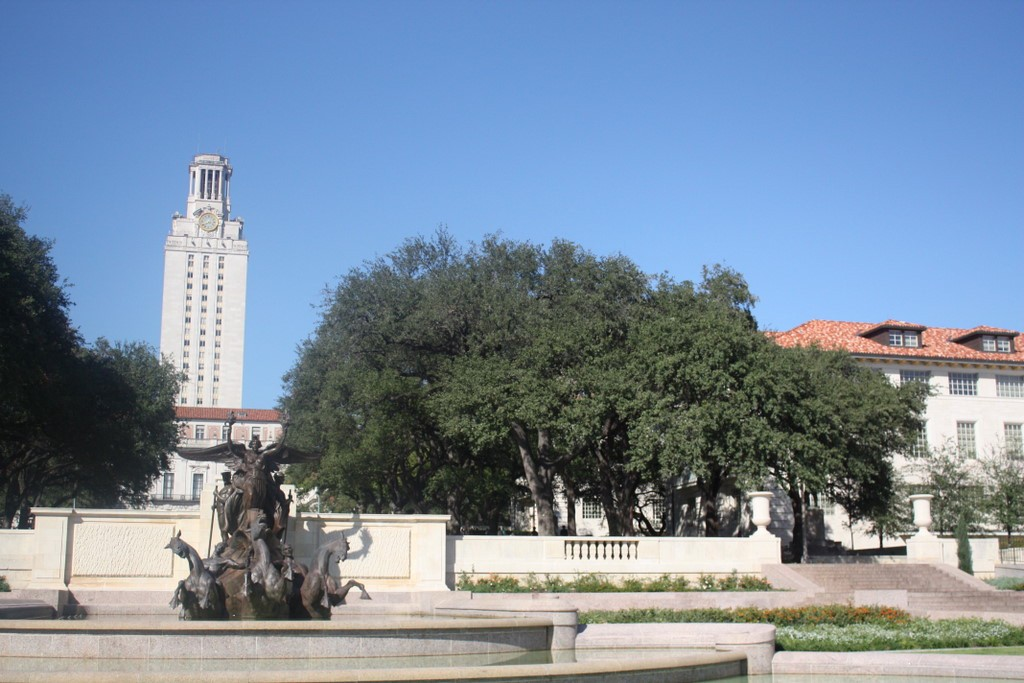
#> input picture cv.assignments_hw4/ex4/3-1.jpeg, 1024 x 683 px
$ python hw4-ex4.py
#> lines starting #> are read from the running program, lines starting #| are printed output that depends on the picture
import numpy as np
import cv2 as cv
import matplotlib.pyplot as plt

def trim(frame):
    #crop top
    if not np.sum(frame[0]):
        return trim(frame[1:])
    #crop bottom
    elif not np.sum(frame[-1]):
        return trim(frame[:-2])
    #crop left
    elif not np.sum(frame[:, 0]):
        return trim(frame[:, 1:])
    #crop right
    elif not np.sum(frame[:, -1]):
        return trim(frame[:, :-2])
    return frame


im1 = cv.imread('3-1.jpeg')
#> im1 is the input picture: shape (683, 1024, 3); mean B, G, R 159.3, 139.8, 122
gray1 = cv.cvtColor(im1, cv.COLOR_BGR2GRAY)
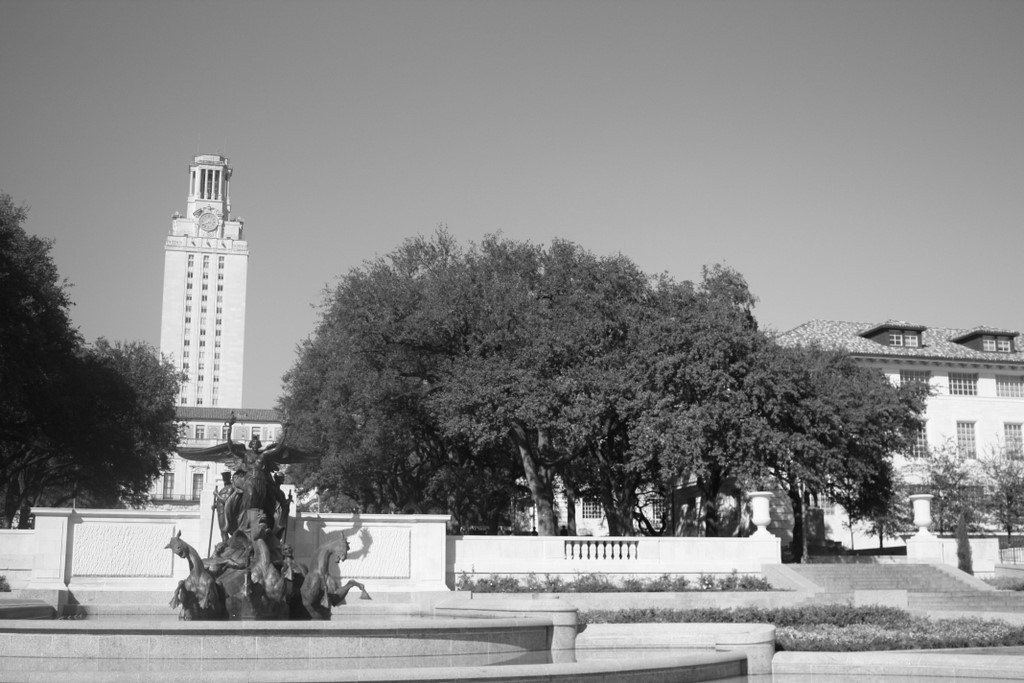
#> gray1: shape (683, 1024); min 3, max 255, mean 136.7
im2 = cv.imread('3-2.jpeg')
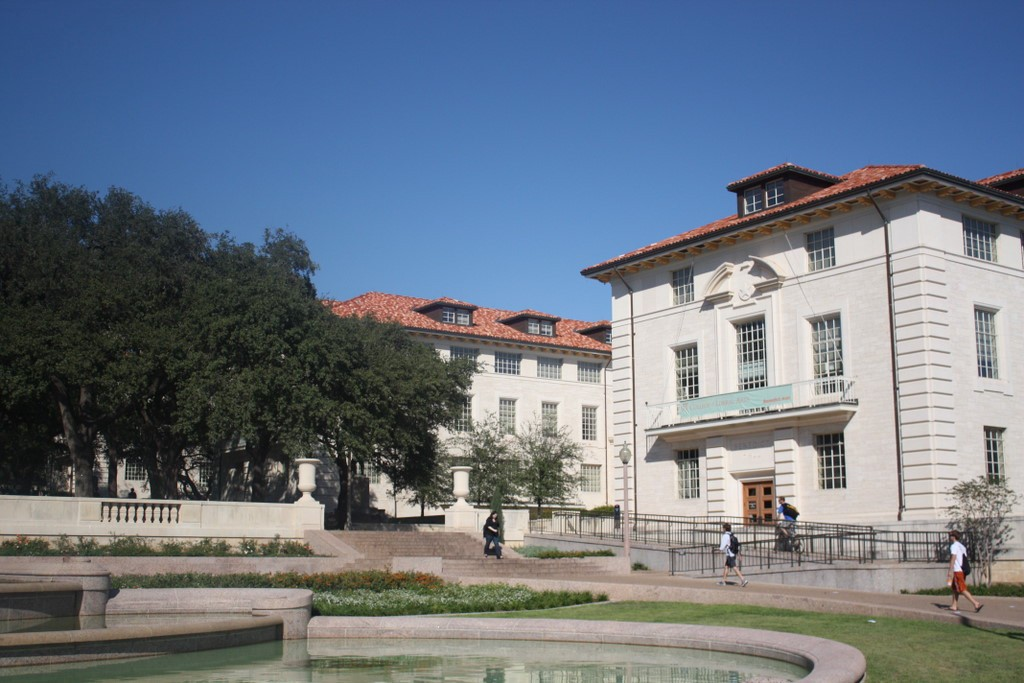
#> input picture cv.assignments_hw4/ex4/3-2.jpeg, 1024 x 683 px
#> im2 is the input picture: shape (683, 1024, 3); mean B, G, R 132.3, 118.7, 107.9
gray2 = cv.cvtColor(im2, cv.COLOR_BGR2GRAY)
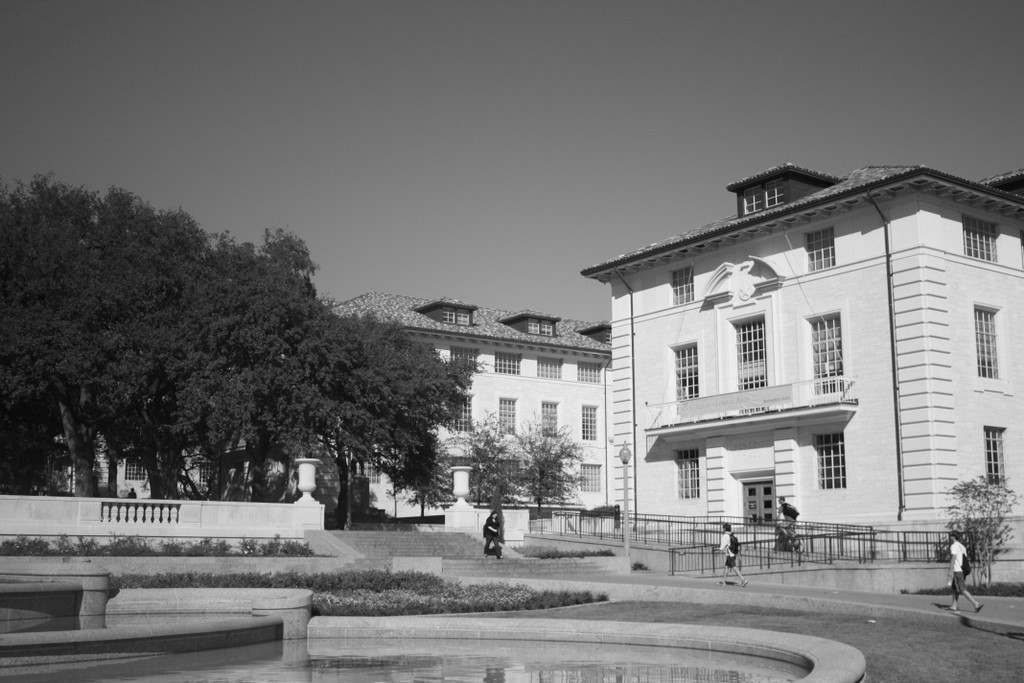
#> gray2: shape (683, 1024); min 3, max 253, mean 117

akaze = cv.AKAZE_create()
kp1, des1 = akaze.detectAndCompute(gray1, None)
#> kp1 = 2402 keypoints; strongest (x, y, size): (901, 551, 8.1), (727, 502, 11.4), (729, 502, 8.1), (286, 488, 8.1)
kp2, des2 = akaze.detectAndCompute(gray2, None)
#> kp2 = 2251 keypoints; strongest (x, y, size): (957, 548, 8.1), (439, 520, 8.1), (792, 513, 8.1), (444, 354, 8.1)

match = cv.BFMatcher(cv.NORM_HAMMING)
matches = match.knnMatch(des1, des2, k=2)
#> matches = 2402 matches

# Apply ratio test
good = []
for m, n in matches:
    if m.distance < 0.75*n.distance:
        good.append(m)
#> after the loop, good = 545 matches

# cv2.drawMatchesKnn expects list of lists as matches.
im3 = cv.drawMatches(im1, kp1, im2, kp2, good, None, flags=2)
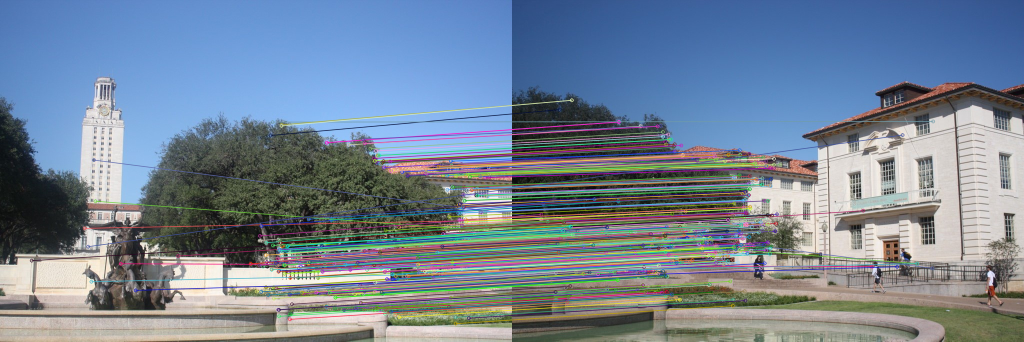
#> im3: shape (683, 2048, 3) (shown at 1/2 size); mean B, G, R 149.2, 132, 116.9
cv.imshow("KNN on ORB", im3)
cv.waitKey(0)

min_match = 10
if len(good) > min_match:
    # construct the two sets of points
    ptsA = np.float32([kp1[m.queryIdx].pt for m in good]).reshape(-1, 1, 2)
#> ptsA = 545 rows, first 8: [751.9, 301.3], [187.3, 319.6], [922.8, 327.9], [767.3, 334.5], [915, 341], [924, 340.8], [986.6, 345.1], [992.7, 345.7]
    ptsB = np.float32([kp2[m.trainIdx].pt for m in good]).reshape(-1, 1, 2)
#> ptsB = 545 rows, first 8: [311.9, 268.7], [840.2, 536.1], [474.2, 307.3], [324.6, 302.9], [466, 319.5], [474.9, 319.6], [536, 328.8], [536, 328.8]

    h, status = cv.findHomography(ptsB, ptsA, cv.RANSAC, 4)
#> h = [[0.765, 0.0412, 445.9], [-0.137, 0.916, 75.66], [-0.000213, -2.72e-05, 1]]; status = 545 values, max 1 at index 0, min 0 at index 1, mean 0.943

result = cv.warpPerspective(im2, h, (im1.shape[1] + im2.shape[1], im1.shape[0]))
#> in trim (call 40), `return trim(frame[:, 1:])`:
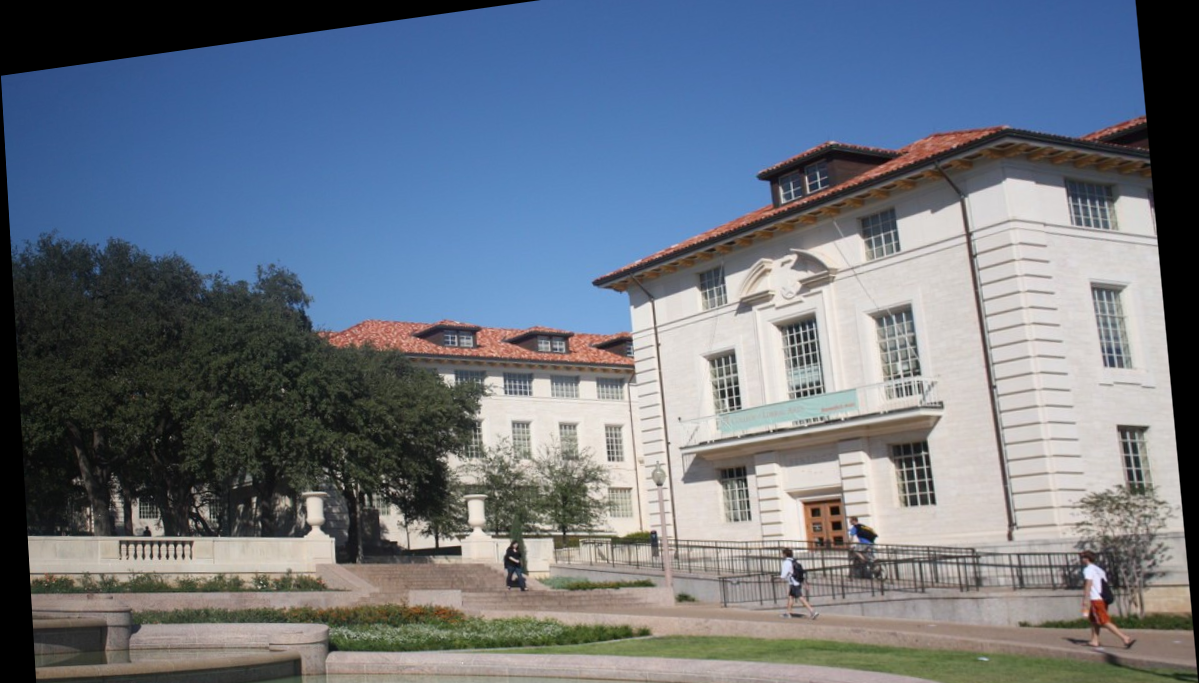
#> returned value: shape (683, 1199, 3); mean of channels 0, 1, 2 129, 116.6, 107.5; drawn as B, G, R
cv.imshow('result', trim(result))
cv.waitKey(0)
result[0:im1.shape[0], 0:im1.shape[1]] = im1
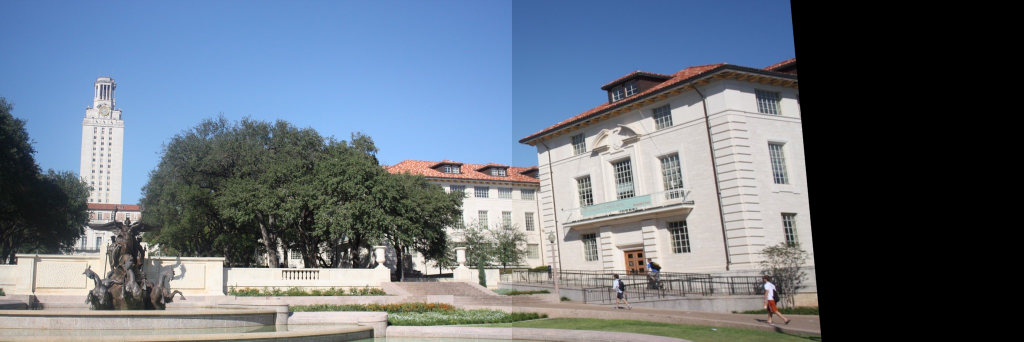
#> result: shape (683, 2048, 3) (shown at 1/2 size); mean B, G, R 124.6, 112.1, 101.7
cv.imshow('result', trim(result))
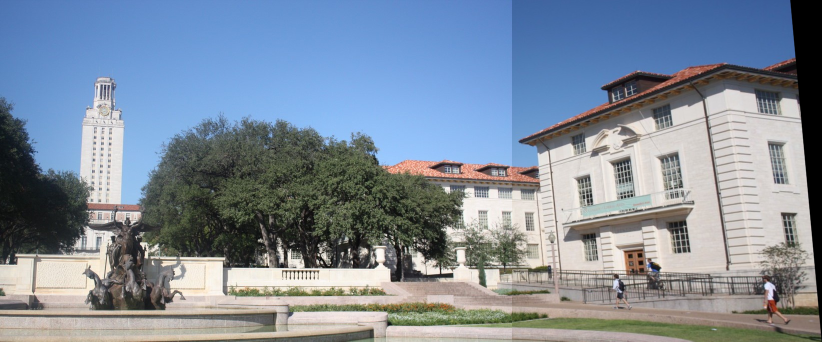
#> window 'result': shape (683, 1644, 3) (shown at 1/2 size); mean B, G, R 155.2, 139.7, 126.7
cv.waitKey(0)
